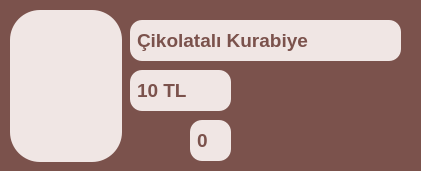
          <widget class="QGroupBox" name="gb_cikolatali_kurabiye">
           <property name="minimumSize">
            <size>
             <width>421</width>
             <height>171</height>
            </size>
           </property>
           <property name="maximumSize">
            <size>
             <width>421</width>
             <height>171</height>
            </size>
           </property>
           <property name="styleSheet">
            <string notr="true">QGroupBox {
    background-color:  #7b524c;
    color: #7b524c;
    border-radius: 12px;
    font-size: 14pt;
    padding: 5px;
}</string>
           </property>
           <property name="title">
            <string>GroupBox</string>
           </property>
           <widget class="QLineEdit" name="le_urun_adi_cikolatali_kurabiye_market">
            <property name="enabled">
             <bool>false</bool>
            </property>
            <property name="geometry">
             <rect>
              <x>130</x>
              <y>20</y>
              <width>271</width>
              <height>41</height>
             </rect>
            </property>
            <property name="font">
             <font>
              <pointsize>14</pointsize>
              <weight>75</weight>
              <bold>true</bold>
             </font>
            </property>
            <property name="styleSheet">
             <string notr="true">QLineEdit {
    background-color: #f0e6e4;
    color: #7b524c;
    border-radius: 12px;
    font-size: 14pt;
    padding: 5px;
	bond;
}</string>
            </property>
            <property name="text">
             <string>Çikolatalı Kurabiye</string>
            </property>
           </widget>
           <widget class="QLineEdit" name="le_urun_fiyati_cikolatali_kurabiye_market">
            <property name="enabled">
             <bool>false</bool>
            </property>
            <property name="geometry">
             <rect>
              <x>130</x>
              <y>70</y>
              <width>101</width>
              <height>41</height>
             </rect>
            </property>
            <property name="font">
             <font>
              <pointsize>14</pointsize>
              <weight>75</weight>
              <bold>true</bold>
             </font>
            </property>
            <property name="styleSheet">
             <string notr="true">QLineEdit {
    background-color: #f0e6e4;
    color: #7b524c;
    border-radius: 12px;
    font-size: 14pt;
    padding: 5px;
	bond;
}</string>
            </property>
            <property name="text">
             <string>10 TL</string>
            </property>
           </widget>
           <widget class="QPushButton" name="btn_urun_adedi_eksiltme_cikolatali_kurabiye_market">
            <property name="geometry">
             <rect>
              <x>130</x>
              <y>120</y>
              <width>51</width>
              <height>41</height>
             </rect>
            </property>
            <property name="styleSheet">
             <string notr="true">QPushButton {
    background-color: rgba(0, 0, 0, 0);
    border: none;
}</string>
            </property>
            <property name="text">
             <string/>
            </property>
            <property name="icon">
             <iconset>
              <normaloff>icon/minus.png</normaloff>icon/minus.png</iconset>
            </property>
            <property name="iconSize">
             <size>
              <width>40</width>
              <height>40</height>
             </size>
            </property>
           </widget>
           <widget class="QPushButton" name="btn_urun_adedi_arttirma_cikolatali_kurabiye_market">
            <property name="geometry">
             <rect>
              <x>240</x>
              <y>120</y>
              <width>51</width>
              <height>41</height>
             </rect>
            </property>
            <property name="styleSheet">
             <string notr="true">QPushButton {
    background-color: rgba(0, 0, 0, 0);
    border: none;
}</string>
            </property>
            <property name="text">
             <string/>
            </property>
            <property name="icon">
             <iconset>
              <normaloff>icon/add.png</normaloff>icon/add.png</iconset>
            </property>
            <property name="iconSize">
             <size>
              <width>40</width>
              <height>40</height>
             </size>
            </property>
           </widget>
           <widget class="QLineEdit" name="le_urun_adedi_cikolatali_kurabiye_market">
            <property name="enabled">
             <bool>false</bool>
            </property>
            <property name="geometry">
             <rect>
              <x>190</x>
              <y>120</y>
              <width>41</width>
              <height>41</height>
             </rect>
            </property>
            <property name="font">
             <font>
              <pointsize>14</pointsize>
              <weight>75</weight>
              <bold>true</bold>
             </font>
            </property>
            <property name="styleSheet">
             <string notr="true">QLineEdit {
    background-color: #f0e6e4;
    color: #7b524c;
    border-radius: 12px;
    font-size: 14pt;
    padding: 5px;
	bond;
}</string>
            </property>
            <property name="text">
             <string>0</string>
            </property>
           </widget>
           <widget class="QPushButton" name="btn_urun_arka_plani_cikolatali_kurabiye_market">
            <property name="enabled">
             <bool>false</bool>
            </property>
            <property name="geometry">
             <rect>
              <x>10</x>
              <y>10</y>
              <width>112</width>
              <height>152</height>
             </rect>
            </property>
            <property name="minimumSize">
             <size>
              <width>0</width>
              <height>0</height>
             </size>
            </property>
            <property name="maximumSize">
             <size>
              <width>100000</width>
              <height>1000000</height>
             </size>
            </property>
            <property name="palette">
             <palette>
              <active>
               <colorrole role="WindowText">
                <brush brushstyle="SolidPattern">
                 <color alpha="255">
                  <red>252</red>
                  <green>237</green>
                  <blue>214</blue>
                 </color>
                </brush>
               </colorrole>
               <colorrole role="Button">
                <brush brushstyle="SolidPattern">
                 <color alpha="255">
                  <red>240</red>
                  <green>230</green>
                  <blue>228</blue>
                 </color>
                </brush>
               </colorrole>
               <colorrole role="Text">
                <brush brushstyle="SolidPattern">
                 <color alpha="255">
                  <red>252</red>
                  <green>237</green>
                  <blue>214</blue>
                 </color>
                </brush>
               </colorrole>
               <colorrole role="ButtonText">
                <brush brushstyle="SolidPattern">
                 <color alpha="255">
                  <red>252</red>
                  <green>237</green>
                  <blue>214</blue>
                 </color>
                </brush>
               </colorrole>
               <colorrole role="Base">
                <brush brushstyle="SolidPattern">
                 <color alpha="255">
                  <red>240</red>
                  <green>230</green>
                  <blue>228</blue>
                 </color>
                </brush>
               </colorrole>
               <colorrole role="Window">
                <brush brushstyle="SolidPattern">
                 <color alpha="255">
                  <red>240</red>
                  <green>230</green>
                  <blue>228</blue>
                 </color>
                </brush>
               </colorrole>
              </active>
              <inactive>
               <colorrole role="WindowText">
                <brush brushstyle="SolidPattern">
                 <color alpha="255">
                  <red>252</red>
                  <green>237</green>
                  <blue>214</blue>
                 </color>
                </brush>
               </colorrole>
               <colorrole role="Button">
                <brush brushstyle="SolidPattern">
                 <color alpha="255">
                  <red>240</red>
                  <green>230</green>
                  <blue>228</blue>
                 </color>
                </brush>
               </colorrole>
               <colorrole role="Text">
                <brush brushstyle="SolidPattern">
                 <color alpha="255">
                  <red>252</red>
                  <green>237</green>
                  <blue>214</blue>
                 </color>
                </brush>
               </colorrole>
               <colorrole role="ButtonText">
                <brush brushstyle="SolidPattern">
                 <color alpha="255">
                  <red>252</red>
                  <green>237</green>
                  <blue>214</blue>
                 </color>
                </brush>
               </colorrole>
               <colorrole role="Base">
                <brush brushstyle="SolidPattern">
                 <color alpha="255">
                  <red>240</red>
                  <green>230</green>
                  <blue>228</blue>
                 </color>
                </brush>
               </colorrole>
               <colorrole role="Window">
                <brush brushstyle="SolidPattern">
                 <color alpha="255">
                  <red>240</red>
                  <green>230</green>
                  <blue>228</blue>
                 </color>
                </brush>
               </colorrole>
              </inactive>
              <disabled>
               <colorrole role="WindowText">
                <brush brushstyle="SolidPattern">
                 <color alpha="255">
                  <red>252</red>
                  <green>237</green>
                  <blue>214</blue>
                 </color>
                </brush>
               </colorrole>
               <colorrole role="Button">
                <brush brushstyle="SolidPattern">
                 <color alpha="255">
                  <red>240</red>
                  <green>230</green>
                  <blue>228</blue>
                 </color>
                </brush>
               </colorrole>
               <colorrole role="Text">
                <brush brushstyle="SolidPattern">
                 <color alpha="255">
                  <red>252</red>
                  <green>237</green>
                  <blue>214</blue>
                 </color>
                </brush>
               </colorrole>
               <colorrole role="ButtonText">
                <brush brushstyle="SolidPattern">
                 <color alpha="255">
                  <red>252</red>
                  <green>237</green>
                  <blue>214</blue>
                 </color>
                </brush>
               </colorrole>
               <colorrole role="Base">
                <brush brushstyle="SolidPattern">
                 <color alpha="255">
                  <red>240</red>
                  <green>230</green>
                  <blue>228</blue>
                 </color>
                </brush>
               </colorrole>
               <colorrole role="Window">
                <brush brushstyle="SolidPattern">
                 <color alpha="255">
                  <red>240</red>
                  <green>230</green>
                  <blue>228</blue>
                 </color>
                </brush>
               </colorrole>
              </disabled>
             </palette>
            </property>
            <property name="font">
             <font>
              <family>Arial Black</family>
              <pointsize>16</pointsize>
              <weight>75</weight>
              <bold>true</bold>
             </font>
            </property>
            <property name="cursor">
             <cursorShape>ArrowCursor</cursorShape>
            </property>
            <property name="contextMenuPolicy">
             <enum>Qt::DefaultContextMenu</enum>
            </property>
            <property name="styleSheet">
             <string notr="true">QPushButton {
    background-color: #f0e6e4;
    border-radius: 30px;

}

</string>
            </property>
            <property name="text">
             <string/>
            </property>
           </widget>
           <widget class="QLabel" name="lb_urun_icon_cikolatali_kurabiye_market">
            <property name="geometry">
             <rect>
              <x>15</x>
              <y>40</y>
              <width>101</width>
              <height>101</height>
             </rect>
            </property>
            <property name="styleSheet">
             <string notr="true">QLbel{
background-color: #f0e6e4;

}

</string>
            </property>
            <property name="text">
             <string/>
            </property>
            <property name="pixmap">
             <pixmap>icon/cookies.png</pixmap>
            </property>
            <property name="scaledContents">
             <bool>true</bool>
            </property>
           </widget>
          </widget>
